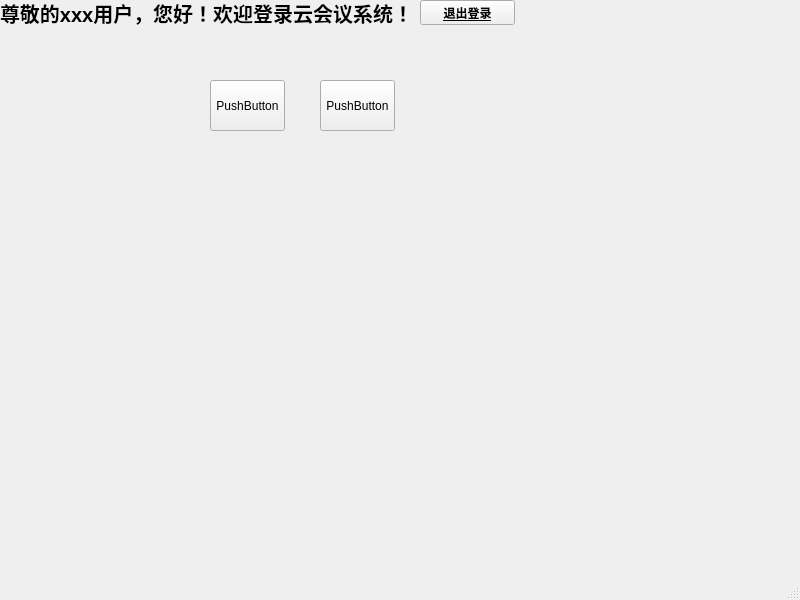
<?xml version="1.0" encoding="UTF-8"?>
<ui version="4.0">
 <class>ManageWindow</class>
 <widget class="QMainWindow" name="ManageWindow">
  <property name="geometry">
   <rect>
    <x>0</x>
    <y>0</y>
    <width>800</width>
    <height>600</height>
   </rect>
  </property>
  <property name="windowTitle">
   <string>先维政企云会议</string>
  </property>
  <widget class="QWidget" name="centralwidget">
   <widget class="QPushButton" name="pushButton_2">
    <property name="geometry">
     <rect>
      <x>210</x>
      <y>80</y>
      <width>75</width>
      <height>51</height>
     </rect>
    </property>
    <property name="text">
     <string>PushButton</string>
    </property>
   </widget>
   <widget class="QPushButton" name="pushButton_3">
    <property name="geometry">
     <rect>
      <x>320</x>
      <y>80</y>
      <width>75</width>
      <height>51</height>
     </rect>
    </property>
    <property name="text">
     <string>PushButton</string>
    </property>
   </widget>
   <widget class="QWidget" name="">
    <property name="geometry">
     <rect>
      <x>0</x>
      <y>0</y>
      <width>515</width>
      <height>25</height>
     </rect>
    </property>
    <layout class="QHBoxLayout" name="horizontalLayout">
     <item>
      <widget class="QLabel" name="label">
       <property name="font">
        <font>
         <pointsize>15</pointsize>
         <weight>75</weight>
         <bold>true</bold>
        </font>
       </property>
       <property name="text">
        <string>尊敬的xxx用户，您好！欢迎登录云会议系统！</string>
       </property>
      </widget>
     </item>
     <item>
      <widget class="QPushButton" name="pushButton">
       <property name="font">
        <font>
         <weight>75</weight>
         <bold>true</bold>
         <underline>true</underline>
        </font>
       </property>
       <property name="text">
        <string>退出登录</string>
       </property>
      </widget>
     </item>
    </layout>
   </widget>
  </widget>
  <widget class="QMenuBar" name="menubar">
   <property name="geometry">
    <rect>
     <x>0</x>
     <y>0</y>
     <width>800</width>
     <height>23</height>
    </rect>
   </property>
  </widget>
  <widget class="QStatusBar" name="statusbar"/>
 </widget>
 <resources/>
 <connections/>
</ui>
